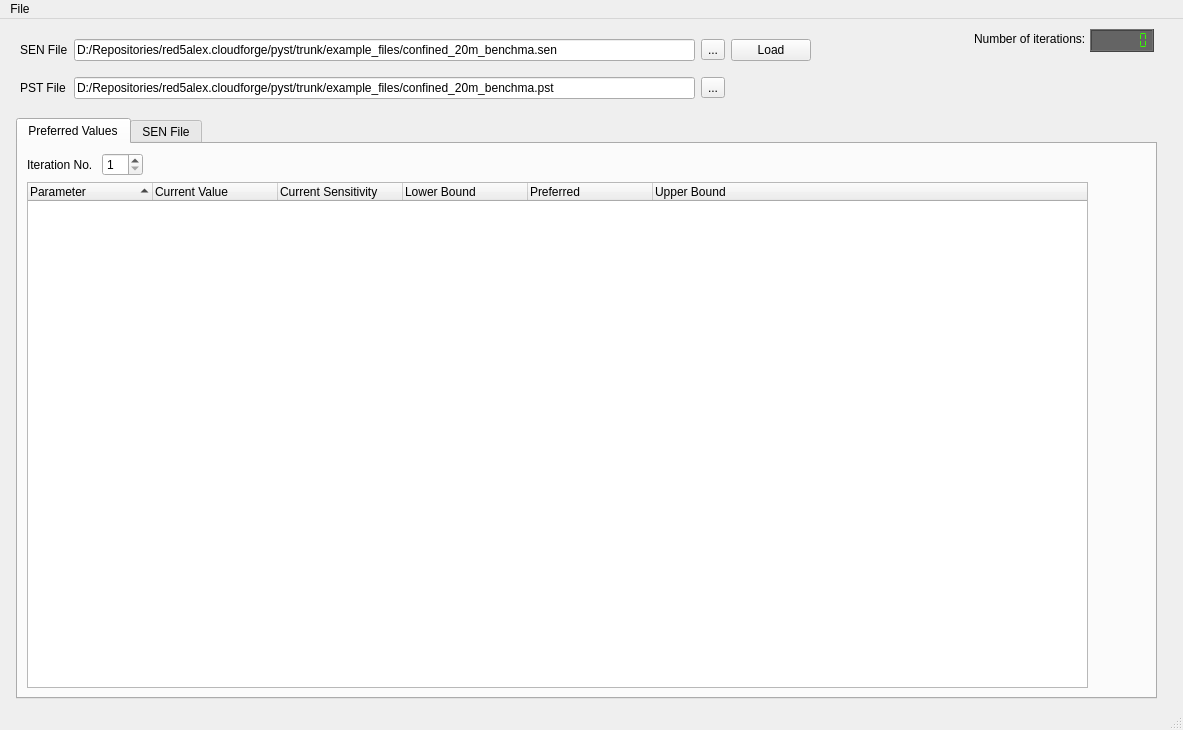
<?xml version="1.0" encoding="UTF-8"?>
<ui version="4.0">
 <class>MainWindow</class>
 <widget class="QMainWindow" name="MainWindow">
  <property name="geometry">
   <rect>
    <x>0</x>
    <y>0</y>
    <width>1183</width>
    <height>730</height>
   </rect>
  </property>
  <property name="windowTitle">
   <string>FePEST Prior Information Dashboard</string>
  </property>
  <widget class="QWidget" name="centralwidget">
   <widget class="QWidget" name="gridLayoutWidget">
    <property name="geometry">
     <rect>
      <x>20</x>
      <y>10</y>
      <width>791</width>
      <height>81</height>
     </rect>
    </property>
    <layout class="QGridLayout" name="gridLayout" rowstretch="0,0,0,0">
     <item row="0" column="0">
      <widget class="QLabel" name="labelInputFilePath_2">
       <property name="text">
        <string>SEN File</string>
       </property>
      </widget>
     </item>
     <item row="0" column="1">
      <widget class="QLineEdit" name="lineEditInputFilePath">
       <property name="text">
        <string>D:/Repositories/red5alex.cloudforge/pyst/trunk/example_files/confined_20m_benchma.sen</string>
       </property>
      </widget>
     </item>
     <item row="0" column="2">
      <widget class="QToolButton" name="toolButtonSelectInputFile">
       <property name="text">
        <string>...</string>
       </property>
      </widget>
     </item>
     <item row="2" column="2">
      <widget class="QToolButton" name="toolButtonSelectInputFile_2">
       <property name="text">
        <string>...</string>
       </property>
      </widget>
     </item>
     <item row="2" column="1">
      <widget class="QLineEdit" name="lineEditInputFilePath_2">
       <property name="text">
        <string>D:/Repositories/red5alex.cloudforge/pyst/trunk/example_files/confined_20m_benchma.pst</string>
       </property>
      </widget>
     </item>
     <item row="2" column="0">
      <widget class="QLabel" name="labelInputFilePath">
       <property name="text">
        <string>PST File</string>
       </property>
      </widget>
     </item>
     <item row="0" column="3">
      <widget class="QPushButton" name="pushButtonRefresh">
       <property name="text">
        <string>Load</string>
       </property>
      </widget>
     </item>
    </layout>
   </widget>
   <widget class="QTabWidget" name="tabWidget">
    <property name="geometry">
     <rect>
      <x>16</x>
      <y>99</y>
      <width>1141</width>
      <height>581</height>
     </rect>
    </property>
    <property name="currentIndex">
     <number>0</number>
    </property>
    <widget class="QWidget" name="tab_slaves">
     <attribute name="title">
      <string>Preferred Values</string>
     </attribute>
     <layout class="QGridLayout" name="gridLayout_2">
      <item row="1" column="0">
       <widget class="QTreeWidget" name="treeWidgetSlaves">
        <property name="maximumSize">
         <size>
          <width>1061</width>
          <height>16777215</height>
         </size>
        </property>
        <property name="indentation">
         <number>8</number>
        </property>
        <property name="sortingEnabled">
         <bool>true</bool>
        </property>
        <attribute name="headerDefaultSectionSize">
         <number>125</number>
        </attribute>
        <attribute name="headerMinimumSectionSize">
         <number>10</number>
        </attribute>
        <column>
         <property name="text">
          <string>Parameter</string>
         </property>
        </column>
        <column>
         <property name="text">
          <string>Current Value</string>
         </property>
        </column>
        <column>
         <property name="text">
          <string>Current Sensitivity</string>
         </property>
        </column>
        <column>
         <property name="text">
          <string>Lower Bound</string>
         </property>
        </column>
        <column>
         <property name="text">
          <string>Preferred</string>
         </property>
        </column>
        <column>
         <property name="text">
          <string>Upper Bound</string>
         </property>
        </column>
       </widget>
      </item>
      <item row="0" column="0">
       <layout class="QGridLayout" name="gridLayout_4">
        <item row="0" column="2">
         <spacer name="horizontalSpacer">
          <property name="orientation">
           <enum>Qt::Horizontal</enum>
          </property>
          <property name="sizeHint" stdset="0">
           <size>
            <width>40</width>
            <height>20</height>
           </size>
          </property>
         </spacer>
        </item>
        <item row="0" column="0">
         <widget class="QLabel" name="label">
          <property name="text">
           <string>Iteration No. </string>
          </property>
         </widget>
        </item>
        <item row="0" column="1">
         <widget class="QSpinBox" name="spinBox">
          <property name="buttonSymbols">
           <enum>QAbstractSpinBox::UpDownArrows</enum>
          </property>
          <property name="minimum">
           <number>1</number>
          </property>
         </widget>
        </item>
       </layout>
      </item>
     </layout>
    </widget>
    <widget class="QWidget" name="tab_statistics">
     <attribute name="title">
      <string>SEN File</string>
     </attribute>
     <layout class="QGridLayout" name="gridLayout_3">
      <item row="0" column="0">
       <widget class="QPlainTextEdit" name="plainTextEdit">
        <property name="font">
         <font>
          <family>Courier New</family>
         </font>
        </property>
       </widget>
      </item>
     </layout>
    </widget>
   </widget>
   <widget class="QLCDNumber" name="lcdNumberTotalRuns">
    <property name="geometry">
     <rect>
      <x>1090</x>
      <y>10</y>
      <width>64</width>
      <height>23</height>
     </rect>
    </property>
    <property name="autoFillBackground">
     <bool>false</bool>
    </property>
    <property name="styleSheet">
     <string notr="true">color:rgb(55, 255, 0);
background-color:rgb(100,100,100);
</string>
    </property>
    <property name="smallDecimalPoint">
     <bool>true</bool>
    </property>
    <property name="digitCount">
     <number>6</number>
    </property>
    <property name="segmentStyle">
     <enum>QLCDNumber::Flat</enum>
    </property>
   </widget>
   <widget class="QLabel" name="label_2">
    <property name="geometry">
     <rect>
      <x>974</x>
      <y>10</y>
      <width>111</width>
      <height>20</height>
     </rect>
    </property>
    <property name="text">
     <string>Number of iterations:</string>
    </property>
   </widget>
   <zorder>tabWidget</zorder>
   <zorder>gridLayoutWidget</zorder>
   <zorder>lcdNumberTotalRuns</zorder>
   <zorder>label_2</zorder>
  </widget>
  <widget class="QMenuBar" name="menubar">
   <property name="geometry">
    <rect>
     <x>0</x>
     <y>0</y>
     <width>1183</width>
     <height>21</height>
    </rect>
   </property>
   <widget class="QMenu" name="menuFile">
    <property name="title">
     <string>File</string>
    </property>
    <addaction name="actionOpen"/>
   </widget>
   <addaction name="menuFile"/>
  </widget>
  <widget class="QStatusBar" name="statusbar"/>
  <action name="actionOpen">
   <property name="text">
    <string>Open ...</string>
   </property>
  </action>
 </widget>
 <resources/>
 <connections/>
</ui>
